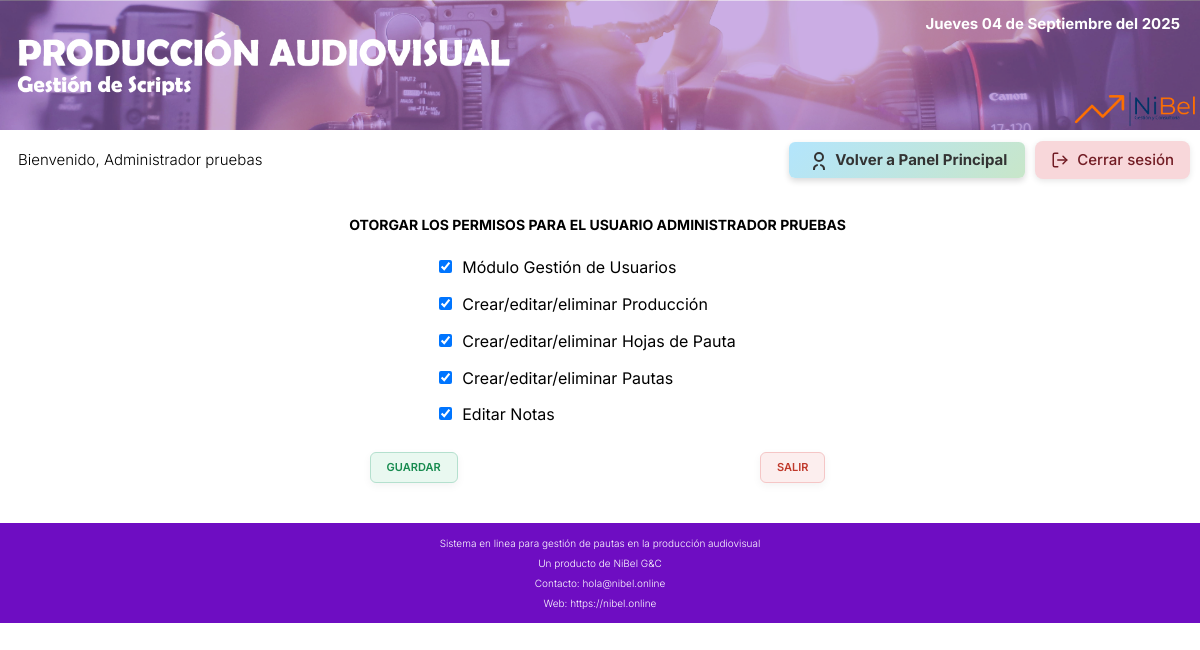
/permisos?usuario=admin (signed in), run on the app's committed database.
### tables this page shows
CREATE TABLE `user` (
  `id_user` int(10) NOT NULL,
  `nombre` varchar(50) NOT NULL,
  `usuario` varchar(20) NOT NULL,
  `pass` char(60) NOT NULL,
  `estado` varchar(1) NOT NULL,
  `cargo` varchar(60) NOT NULL
);

CREATE TABLE `sesiones` (
  `id_sesion` int(10) NOT NULL,
  `id_orden` decimal(10,3) NOT NULL,
  `identificador` int(5) NOT NULL,
  `id_user` int(10) NOT NULL,
  `estado_sesion` int(1) NOT NULL,
  `sesion` varchar(100) NOT NULL
);

### paginas/templates/user.php (called while the page is built, shortened)
<?php
  $usr = $_SESSION['user'];
  $sesion = SESIONES::listarSesionesPorIdentificacorUsuario($identificador, $usr);
  $qryUser = "SELECT * FROM user WHERE id_user = '$usr'";
  $result = $db->query($qryUser);
  $user = $result->fetch_assoc();
  $name = $user['nombre'];
  $id_user = $user['id_user'];
  ?>

### paginas/clases/cls.php (called while the page is built, shortened)
<?php
class USERS extends Master
{
    public static function listarUserUsuario($usuario)
    {
        $qry = "SELECT * FROM user WHERE usuario = '$usuario' AND estado = 'A'";
        $result = self::consultarSQL($qry);
        return array_shift($result);
    }
    public static function consultarSQL($qry)
    {
        $result = self::$db->query($qry);
        $array = [];
        while ($registro = $result->fetch_assoc()) {
            $array[] = self::crearObjeto($registro);
        }
        return $array;
    }
    protected static function crearObjeto($registro)
    {
        $objeto = new self;
        foreach ($registro as $key => $value) {
            if (property_exists($objeto, $key)) {
                $objeto->$key = $value;
            }
        }
        return $objeto;
    }
}
class SESIONES extends Master
{
    public static function listarSesionesUsuario($usuario)
    {
        $qry = "SELECT * FROM sesiones
        WHERE id_user = '$usuario'
        ORDER BY id_orden ASC";
        $result = self::consultarSQL($qry);
        return $result;
    }
    public static function listarSesionesPorIdentificacorUsuario($identificador, $usuario)
    {
        $qry = "SELECT * FROM sesiones
        WHERE identificador = '$identificador'
        AND id_user = '$usuario'";
        $result = self::consultarSQL($qry);
        return array_shift($result);
    }
    public static function consultarSQL($qry)
    {
        $result = self::$db->query($qry);
        $array = [];
        while ($registro = $result->fetch_assoc()) {
            $array[] = self::crearObjeto($registro);
        }
        return $array;
    }
    protected static function crearObjeto($registro)
    {
        $objeto = new self;
        foreach ($registro as $key => $value) {
            if (property_exists($objeto, $key)) {
                $objeto->$key = $value;
            }
        }
        return $objeto;
    }
}

### paginas/gestPermisos.php (the view, shortened to what this page needs)
<?php
require __DIR__ . '/includes/funciones.php';
require __DIR__ . '/clases/cls.php';
$identificador = '1';
$db = conectarDB();
include 'templates/user.php';
$usuario = $_GET['usuario'];
$usuarioNuevo = USERS::listarUserUsuario($usuario);
$id_userNuevo = $usuarioNuevo->id_user;
$verificarSesion = SESIONES::listarSesionesUsuario($id_userNuevo) ?? null;
$sesiones = SESIONES::listarSesionesUsuario($id_userNuevo);
?>
<!DOCTYPE html>
<html lang="en">
<head>
    <?php include 'templates/cssindex.php' ?>
</head>
<body>
    <?php
    include 'templates/headerprincipal.php';
    ?>
    <div class="saludo">
        <?php include 'templates/saludogestuser.php'; ?>
    </div>
    <main class="principal">
        <div class="contenedor panel">
            <div class="contenedor formulario">
                <form method="POST">
                    <fieldset>
                        <legend>Otorgar los permisos para el usuario <?php echo $usuarioNuevo->nombre; ?></legend>
                            <div class="center-column margin-top">
                                <?php
                                $elementosPorBloque = ceil(count($sesiones) / 1);
                                $contador = 0;
                                foreach ($sesiones as $sesion) {
                                    if ($contador % $elementosPorBloque == 0) {
                                        echo '<div style="float: left; margin-right: 20px;">';
                                    }
                                    if ($sesion->estado_sesion == '1') {
                                        echo '<input class="checkbox margin-right" type="checkbox" name="identificador[]" value="' . $sesion->identificador . '" checked>';
                                    } else {
                                        echo '<input class="checkbox margin-right" type="checkbox" name="identificador[]" value="' . $sesion->identificador . '">';
                                    }
                                    echo $sesion->sesion . '<br><br>';
                                    $contador++;
                                    if ($contador % $elementosPorBloque == 0 || $contador == count($sesiones)) {
                                        echo '</div>';
                                    }
                                }
                                ?>
                            </div>
                    </fieldset>
                    <div class="object-center-evenly margin-top-mayor">
                        <input class="boton-grabar" type="submit" value="Guardar" id="actualizar-registro">
                        <a href="usuarios" class="boton-salir">Salir</a>
                    </div>
                </form>
            </div>
        </div>
    </main>
    <?php
    include 'templates/footer.php';
    ?>
</body>
</html>

### index.php (shortened to what this page needs)
<?php
$uri = trim(parse_url($_SERVER['REQUEST_URI'], PHP_URL_PATH), '/');
$rutas = [
    ''                => 'paginas/login.php',
    'login'           => 'paginas/login.php',
    'panelprincipal'  => 'paginas/panelprincipal.php',
    'usuarios'        => 'paginas/gestuser.php',
    'cerrar-sesion'   => 'paginas/cerrar-sesion.php',
    'nuevouser'       => 'paginas/nuevoUser.php',
    'permisos'        => 'paginas/gestPermisos.php',
    'nomoreuser'      => 'paginas/nomoreuser.php',
    'edituser'        => 'paginas/editUser.php',
    'editpass'        => 'paginas/editPassword.php',
    'elimuser'        => 'paginas/elimUser.php',
    'nomoreuser'      => 'paginas/nomoreuser.php',
    'nuevaprod'       => 'paginas/nuevaProd.php',
    'editprod'        => 'paginas/editProd.php',
    'elimprod'        => 'paginas/eliminarNov.php',
    'pautas'          => 'paginas/hojasPautas.php',
    'fechas'          => 'paginas/fechas.php',
    'capitulos'       => 'paginas/capitulos.php',
    'nuevapauta'      => 'paginas/nuevaHojaPauta.php',
    'pauta'           => 'paginas/hojapauta.php',
    'registro'        => 'paginas/registros.php',
    'editregistro'    => 'paginas/editpauta.php',
    'elimregistro'    => 'paginas/elimpauta.php',
    'nota'            => 'paginas/nota.php',
    'editpauta'       => 'paginas/edithpauta.php',
    'elimpauta'       => 'paginas/elimhpauta.php',
    'pautasfechas'    => 'paginas/hojasPautasFechas.php',
    'pautascapitulos' => 'paginas/hojasPautasCapitulos.php',
];
if (array_key_exists($uri, $rutas)) {
    require $rutas[$uri];
} else {
    http_response_code(404);
    echo "Página no encontrada";
}

### paginas/templates/cssindex.php
<link rel="stylesheet" href="paginas/build/css/app.css">

### paginas/templates/headerprincipal.php
<header class="header">
  <img src="paginas/build/img/banner_panel_interior.png" alt="dfa">
  <div class="fecha">
    <p><?php mostrarFecha() ?></p>
  </div>
</header>

### paginas/includes/funciones.php (shortened to what this page needs)
<?php
function mostrarFecha()
{
    $diassemana = array("Domingo", "Lunes", "Martes", "Miércoles", "Jueves", "Viernes", "Sábado");
    $meses = array("Enero", "Febrero", "Marzo", "Abril", "Mayo", "Junio", "Julio", "Agosto", "Septiembre", "Octubre", "Noviembre", "Diciembre");
    echo $diassemana[date('w')] . " " . date('d') . " de " . $meses[date('n') - 1] . " del " . date('Y');
}
?>

### paginas/templates/saludogestuser.php
<?php
$sesionGestUser = SESIONES::listarSesionesPorIdentificacorUsuario('1', $id_user);
?>
<div class="object-center margin-left margin-right">
    <div>
        <table>
            <tr>
                <td>
                    <p>Bienvenido, <span><?php echo $name; ?></span></p>
                </td>
            </tr>
        </table>
    </div>
    <div class="object-right menu-lat">
        <?php if ($sesionGestUser->estado_sesion == '1') { ?>
        <a href="panelprincipal" class="btn-gestion margin-right">
            <svg xmlns="http://www.w3.org/2000/svg" width="20" height="20" fill="none" stroke="currentColor" stroke-width="2" stroke-linecap="round" stroke-linejoin="round">
                <path d="M17 21v-2a4 4 0 0 0-3-3.87"></path>
                <path d="M7 21v-2a4 4 0 0 1 3-3.87"></path>
                <circle cx="12" cy="7" r="4"></circle>
            </svg>
            Volver a Panel Principal
        </a>
        <?php } ?>
        <a href="cerrar-sesion">
            <button class="btn-logout">
                <svg viewBox="0 0 24 24" fill="none" stroke="currentColor" stroke-width="2"
                    stroke-linecap="round" stroke-linejoin="round">
                    <path d="M9 21H5a2 2 0 0 1-2-2V5a2 2 0 0 1 2-2h4" />
                    <polyline points="16 17 21 12 16 7" />
                    <line x1="21" y1="12" x2="9" y2="12" />
                </svg>
                Cerrar sesión
            </button>
        </a>
    </div>
</div>

### paginas/templates/footer.php
<footer class="footer">
        <p>Sistema en linea para gestión de pautas en la producción audiovisual</p>
        <p>Un producto de NiBel G&C</p>
        <p>Contacto: hola@nibel.online</p>
        <p>Web: https://nibel.online</p>
    </footer>

### paginas/build/css/app.css (style rules this page uses)
html { box-sizing:border-box;font-size:62.5% }
*,:after,:before { box-sizing:inherit }
body { font-family:Inter,sans-serif;font-size:1.6rem }
p { font-size:1.8rem }
li,p,ul { color:#000;font-weight:300 }
.contenedor { margin:0 auto;max-width:1200px;width:95% }
.contenedor a { text-decoration:none!important }
a { text-decoration:none }
iframe,img { max-width:100% }
p { font-size:1.2rem }
@media (min-width:870px) { p { font-size:1.5rem } }
.fecha { position:absolute;right:0;text-align:end;top:0 }
.fecha p { color:#fff;font-size:1.5rem;font-weight:700;margin-right:2rem }
.boton-grabar { background-color:#e9f8f0;border:1px solid #b4e0ce;border-radius:.6rem;box-shadow:0 3px 8px rgba(0,0,0,.05);color:#178b4f;cursor:pointer;display:inline-block;font-family:Inter,sans-serif;font-size:1.1rem;font-weight:600;padding:.8rem 1.6rem;text-transform:uppercase;transition:all .25s ease;white-space:nowrap;width:auto }
.boton-salir { background-color:#fceeee;border:1px solid #f5c6c6;border-radius:.6rem;box-shadow:0 3px 8px rgba(0,0,0,.05);color:#c0392b;cursor:pointer;display:inline-block;font-family:Inter,sans-serif;font-size:1.1rem;font-weight:600;padding:.8rem 1.6rem;text-transform:uppercase;transition:all .25s ease;white-space:nowrap;width:auto }
.btn-logout { align-items:center;background-color:#f8d7da;border:none;border-radius:8px;box-shadow:0 2px 6px rgba(0,0,0,.1);color:#721c24;cursor:pointer;display:inline-flex;font-size:15px;font-weight:500;gap:8px;padding:10px 16px;transition:all .3s ease }
.btn-logout svg { height:18px;width:18px }
.btn-gestion { align-items:center;background:linear-gradient(135deg,#b3e5fc,#c8e6c9);border-radius:.6rem;box-shadow:0 3px 6px rgba(0,0,0,.15);color:#333;display:inline-flex;font-size:15px;font-weight:700;gap:8px;padding:8px 18px;text-decoration:none;transition:all .25s ease-in-out }
.btn-gestion svg { stroke:#333 }
.header img { -o-object-fit:cover;object-fit:cover;-o-object-position:center center;object-position:center center;position:relative;width:100% }
.principal { margin:1rem 1.5rem 2rem 1rem }
html { -webkit-text-size-adjust:100%;line-height:1.15 }
body { margin:0 }
main { display:block }
a { background-color:transparent }
img { border-style:none }
button,input,optgroup,select,textarea { font-family:inherit;font-size:100%;line-height:1.15;margin:0 }
button,input { overflow:visible }
button,select { text-transform:none }
[type=button],[type=reset],[type=submit],button { -webkit-appearance:button }
fieldset { padding:.35em .75em .625em }
legend { box-sizing:border-box;color:inherit;display:table;max-width:100%;padding:0;white-space:normal }
[type=checkbox],[type=radio] { box-sizing:border-box;padding:0 }
.center-column { align-items:center;display:flex;flex-direction:column;justify-content:center }
.margin-top { margin-top:2rem }
.margin-left { margin-left:1.5rem }
.margin-right { margin-right:1rem }
.object-center { justify-content:space-between }
.object-center,.object-center-evenly { align-items:center;display:flex;flex-direction:row }
.object-center-evenly { justify-content:space-evenly }
.object-right { align-items:center;display:flex;flex-direction:row;justify-content:flex-end }
.formulario { justify-content:center;margin:2rem auto }
.formulario fieldset { border:none }
.formulario fieldset legend { font-size:1.4rem;font-weight:700;text-align:center;text-transform:uppercase }
.footer { background-color:#6e0dc2;padding:.5rem }
.footer p { color:#fff;font-size:1rem;line-height:1rem;text-align:center }
.panel { align-items:center;display:flex;flex-direction:column;position:relative }

### data on the page
user: nombre "Administrador pruebas", nombre "ADMINISTRADOR PRUEBAS"
sesiones: sesion "Módulo Gestión de Usuarios"
sesiones: sesion "Crear/editar/eliminar Producción"
sesiones: sesion "Crear/editar/eliminar Hojas de Pauta"
sesiones: sesion "Crear/editar/eliminar Pautas"
sesiones: sesion "Editar Notas"
